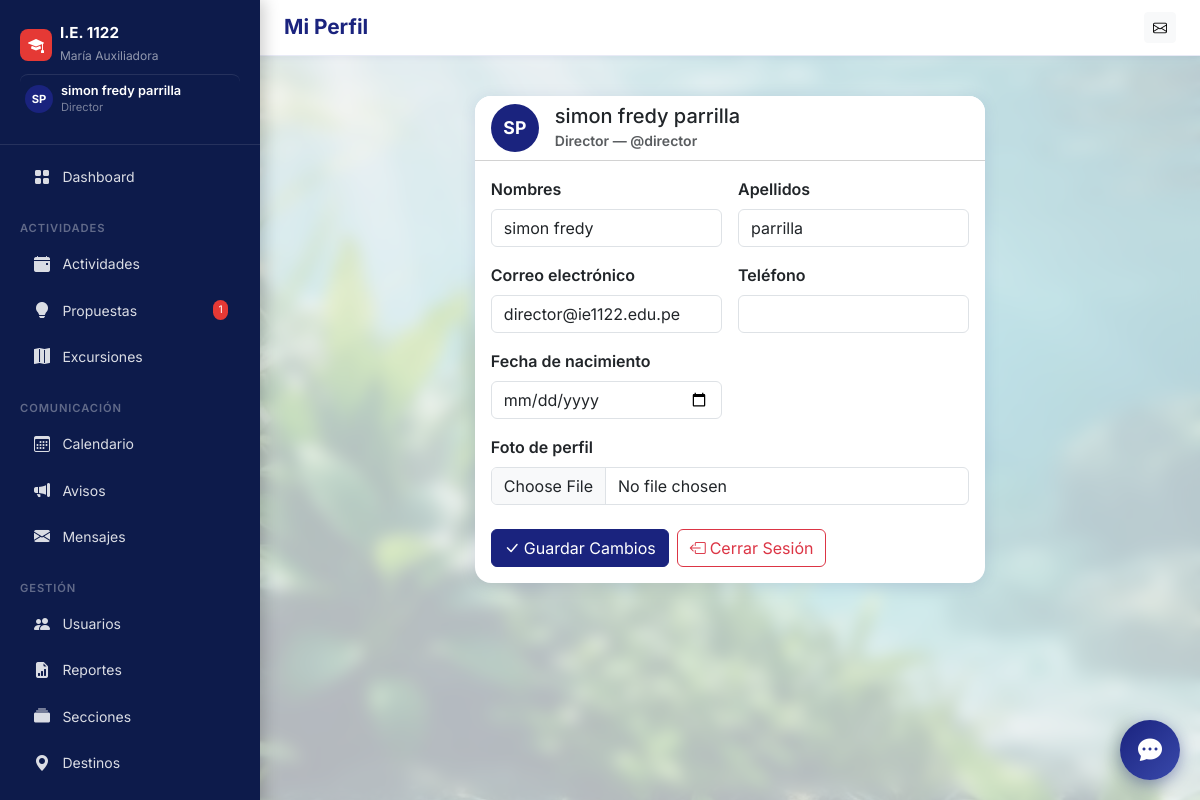
/perfil/ (signed in), run on the app's committed database.
### core/models.py (models this page shows, shortened)
class User(AbstractUser):
    ROLE_CHOICES = [
        ('director', 'Director'),
        ('docente', 'Docente'),
    ]
    role = models.CharField(max_length=20, choices=ROLE_CHOICES, default='docente', verbose_name='Rol')
    email = models.EmailField(unique=True, verbose_name='Correo electrónico')
    telefono = models.CharField(max_length=15, blank=True, verbose_name='Teléfono')
    fecha_nacimiento = models.DateField(null=True, blank=True, verbose_name='Fecha de nacimiento')
    foto_perfil = models.ImageField(upload_to='perfiles/', blank=True, null=True, verbose_name='Foto de perfil')
    seccion_asignada = models.CharField(max_length=50, blank=True, verbose_name='Sección / Grado asignado', help_text='Ej: 3B, 5A, ED.FISICA')
    class Meta:
        verbose_name = 'Usuario'
        verbose_name_plural = 'Usuarios'
    @property
    def is_director(self):
        return self.role == 'director'

### core/views.py (the view)
# urls.py: path('perfil/', views.perfil, name='perfil'),
@login_required
def perfil(request):
    form = PerfilForm(request.POST or None, request.FILES or None, instance=request.user)
    if request.method == 'POST' and form.is_valid():
        form.save()
        messages.success(request, 'Perfil actualizado correctamente.')
        return redirect('perfil')
    return render(request, 'perfil.html', {'form': form})

### core/forms.py
class PerfilForm(forms.ModelForm):
    class Meta:
        model = User
        fields = ['first_name', 'last_name', 'email', 'telefono', 'fecha_nacimiento', 'seccion_asignada', 'foto_perfil']
        widgets = {
            'first_name': forms.TextInput(attrs={'class': 'form-control'}),
            'last_name': forms.TextInput(attrs={'class': 'form-control'}),
            'email': forms.EmailInput(attrs={'class': 'form-control'}),
            'telefono': forms.TextInput(attrs={'class': 'form-control'}),
            'fecha_nacimiento': forms.DateInput(attrs={'class': 'form-control', 'type': 'date'}),
            'seccion_asignada': forms.TextInput(attrs={'class': 'form-control', 'placeholder': 'Ej: 3B, 5A, ED.FISICA'}),
            'foto_perfil': forms.ClearableFileInput(attrs={'class': 'form-control', 'accept': 'image/*'}),
        }
        labels = {
            'first_name': 'Nombres',
            'last_name': 'Apellidos',
            'email': 'Correo electrónico',
            'telefono': 'Teléfono',
            'fecha_nacimiento': 'Fecha de nacimiento',
            'seccion_asignada': 'Sección / Grado asignado',
            'foto_perfil': 'Foto de perfil',
        }

### core/context_processors.py (called while the page is built)
def global_context(request):
    if request.user.is_authenticated:
        mensajes_no_leidos = Mensaje.objects.filter(
            para_usuario=request.user, leido=False
        ).count()
        pendientes_count = 0
        if request.user.is_director:
            pendientes_count = PropuestaActividad.objects.filter(estado='pendiente').count()
        return {
            'mensajes_no_leidos': mensajes_no_leidos,
            'pendientes_count': pendientes_count,
        }
    return {}

### templates/perfil.html (shortened to what this page needs)
{% extends 'base.html' %}
{% block page_title %}Mi Perfil{% endblock %}
{% block content %}
<div class="row justify-content-center">
  <div class="col-lg-7">
    <div class="card">
      <div class="card-header bg-white d-flex align-items-center gap-3">
        {% if user.foto_perfil %}
        <img src="{{ user.foto_perfil.url }}" class="rounded-circle" width="48" height="48" style="object-fit:cover;">
        {% else %}
        <div class="avatar-placeholder" style="width:48px;height:48px;font-size:1.1rem;">
          {{ user.first_name|first|upper }}{{ user.last_name|first|upper }}
        </div>
        {% endif %}
        <div>
          <h5 class="mb-0">{{ user.get_full_name|default:user.username }}</h5>
          <small class="text-muted">{{ user.get_role_display }} — @{{ user.username }}
          </small>
        </div>
      </div>
      <div class="card-body">
        <form method="post" enctype="multipart/form-data">
          <div class="row g-3">
            <div class="col-md-6">
              <label class="form-label fw-semibold">Nombres</label>
              {{ form.first_name }}
            </div>
            <div class="col-md-6">
              <label class="form-label fw-semibold">Apellidos</label>
              {{ form.last_name }}
            </div>
            <div class="col-md-6">
              <label class="form-label fw-semibold">Correo electrónico</label>
              {{ form.email }}
            </div>
            <div class="col-md-6">
              <label class="form-label fw-semibold">Teléfono</label>
              {{ form.telefono }}
            </div>
            <div class="col-md-6">
              <label class="form-label fw-semibold">Fecha de nacimiento</label>
              {{ form.fecha_nacimiento }}
            </div>
            <div class="col-12">
              <label class="form-label fw-semibold">Foto de perfil</label>
              {{ form.foto_perfil }}
            </div>
          </div>
          <div class="mt-4 d-flex gap-2">
            <button type="submit" class="btn btn-primary">
              <i class="bi bi-check-lg me-1"></i>Guardar Cambios
            </button>
            <a href="{% url 'logout' %}" class="btn btn-outline-danger">
              <i class="bi bi-box-arrow-left me-1"></i>Cerrar Sesión
            </a>
          </div>
        </form>
      </div>
    </div>
  </div>
</div>
{% endblock %}

### templates/base.html (shortened to what this page needs)
<!DOCTYPE html>
<html lang="es">
<head>
  <link href="https://cdn.jsdelivr.net/npm/bootstrap@5.3.3/dist/css/bootstrap.min.css" rel="stylesheet">
  <link href="https://cdn.jsdelivr.net/npm/bootstrap-icons@1.11.3/font/bootstrap-icons.css" rel="stylesheet">
</head>
<body>
  <nav id="sidebar">
    <div class="sidebar-brand">
      <div class="d-flex align-items-center gap-2 mb-1">
        <div
          style="background:#e53935;width:32px;height:32px;border-radius:8px;display:flex;align-items:center;justify-content:center;">
          <i class="bi bi-mortarboard-fill text-white"></i>
        </div>
        <div>
          <h6>I.E. 1122</h6>
          <small>María Auxiliadora</small>
        </div>
      </div>
      {% if user.is_authenticated %}
      <a href="{% url 'perfil' %}" class="text-decoration-none d-flex align-items-center gap-2 mt-2 pt-2 profile-link"
        style="border-top:1px solid rgba(255,255,255,0.1)">
        {% if user.foto_perfil %}
        <img src="{{ user.foto_perfil.url }}" class="rounded-circle" width="28" height="28" style="object-fit:cover;">
        {% else %}
        <div class="avatar-placeholder" style="width:28px;height:28px;font-size:.7rem;">
          {{ user.first_name|first|upper }}{{ user.last_name|first|upper }}
        </div>
        {% endif %}
        <div>
          <div style="color:#fff;font-size:.8rem;font-weight:600;line-height:1.2;">
            {{ user.get_full_name|default:user.username }}
          </div>
          <div style="color:rgba(255,255,255,.45);font-size:.7rem;">
            {{ user.get_role_display }}
          </div>
        </div>
      </a>
      {% endif %}
    </div>
    <ul class="nav flex-column py-2">
      <li><a class="nav-link {% if request.resolver_match.url_name == 'dashboard' %}active{% endif %}"
          href="{% url 'dashboard' %}">
          <i class="bi bi-grid-fill"></i> Dashboard
        </a></li>
      <div class="nav-section">Actividades</div>
      <li><a class="nav-link {% if 'actividades' in request.path %}active{% endif %}"
          href="{% url 'actividades_lista' %}">
          <i class="bi bi-calendar-event-fill"></i> Actividades
        </a></li>
      <li><a class="nav-link {% if 'propuestas' in request.path %}active{% endif %}"
          href="{% url 'propuestas_lista' %}">
          <i class="bi bi-lightbulb-fill"></i> Propuestas
          {% if user.is_director %}
          {% with cnt=pendientes_count %}{% if cnt %}<span class="badge-count">{{ cnt }}</span>{% endif %}{% endwith %}
          {% endif %}
        </a></li>
      <li><a class="nav-link {% if 'excursiones' in request.path %}active{% endif %}"
          href="{% url 'excursiones_lista' %}">
          <i class="bi bi-map-fill"></i> Excursiones
        </a></li>
      <div class="nav-section">Comunicación</div>
      <li><a class="nav-link {% if 'calendario' in request.path %}active{% endif %}"
          href="{% url 'calendario_actividades' %}">
          <i class="bi bi-calendar3"></i> Calendario
        </a></li>
      <li><a class="nav-link {% if 'avisos' in request.path %}active{% endif %}" href="{% url 'avisos_lista' %}">
          <i class="bi bi-megaphone-fill"></i> Avisos
        </a></li>
      <li><a class="nav-link {% if 'mensajes' in request.path %}active{% endif %}" href="{% url 'mensajes_bandeja' %}">
          <i class="bi bi-envelope-fill"></i> Mensajes
        </a></li>
      {% if user.is_director %}
      <div class="nav-section">Gestión</div>
      <li><a class="nav-link {% if 'usuarios' in request.path %}active{% endif %}" href="{% url 'usuarios_lista' %}">
          <i class="bi bi-people-fill"></i> Usuarios
        </a></li>
      <li><a class="nav-link {% if 'reportes' in request.path %}active{% endif %}" href="{% url 'reportes_panel' %}">
          <i class="bi bi-file-earmark-bar-graph-fill"></i> Reportes
        </a></li>
      <li><a class="nav-link {% if 'secciones' in request.path %}active{% endif %}" href="{% url 'secciones_lista' %}">
          <i class="bi bi-collection-fill"></i> Secciones
        </a></li>
      <li><a class="nav-link {% if 'destinos' in request.path %}active{% endif %}" href="{% url 'destinos_lista' %}">
          <i class="bi bi-geo-alt-fill"></i> Destinos
        </a></li>
      <li><a class="nav-link" href="/admin/" target="_blank">
        </a></li>
      {% endif %}
    </ul>
  </nav>
  <div id="main-content">
    <div class="topbar d-flex align-items-center justify-content-between">
      <div class="d-flex align-items-center gap-3">
        <h1 class="page-title">{% block page_title %}{% endblock %}</h1>
      </div>
      <div class="d-flex align-items-center gap-2">
        <a href="{% url 'mensajes_bandeja' %}" class="btn btn-sm btn-light position-relative">
          <i class="bi bi-envelope"></i>
        </a>
      </div>
    </div>
    <div class="px-4 pt-3">
    </div>
    <main class="p-4">
      {% block content %}{% endblock %}
    </main>
  </div>
  <div id="chatbot-widget">
    <button id="chat-toggle" onclick="toggleChat()">
      <i class="bi bi-chat-dots-fill"></i>
    </button>
  </div>
</body>
</html>

### templates/base.html (style rules this page uses)
:root { --primary: #1a237e; --primary-light: #283593; --accent: #e53935; --sidebar-bg: #0d1b4b; --sidebar-text: rgba(255, 255, 255, 0.85); --sidebar-active: rgba(255, 255, 255, 0.15); --body-bg: #f0f2f8; --card-shadow: 0 2px 16px rgba(26, 35, 126, 0.10); }
body { font-family: 'Inter', sans-serif; background: url('/static/img/fondo_agua_plantas.png') no-repeat center center fixed; background-size: cover; min-height: 100vh; animation: dynamicBG 40s linear infinite alternate; }
#sidebar { backdrop-filter: blur(5px); box-shadow: 4px 0 15px rgba(0, 0, 0, 0.2); }
#sidebar { width: 260px; min-height: 100vh; background: var(--sidebar-bg); position: fixed; top: 0; left: 0; z-index: 1000; transition: all .3s ease; overflow-y: auto; }
#sidebar .sidebar-brand { padding: 1.5rem 1.25rem; border-bottom: 1px solid rgba(255, 255, 255, 0.1); }
#sidebar .sidebar-brand h6 { color: #fff; font-weight: 700; margin: 0; font-size: .95rem; }
#sidebar .sidebar-brand small { color: rgba(255, 255, 255, 0.55); font-size: .75rem; }
#sidebar .nav-link { color: var(--sidebar-text); padding: .6rem 1.25rem; border-radius: .5rem; margin: .1rem .75rem; display: flex; align-items: center; gap: .65rem; font-size: .875rem; transition: all .2s; }
#sidebar .nav-link i { width: 20px; text-align: center; font-size: 1rem; }
#sidebar .nav-section { color: rgba(255, 255, 255, 0.35); font-size: .7rem; font-weight: 600; text-transform: uppercase; letter-spacing: .08em; padding: .75rem 1.25rem .25rem; margin-top: .5rem; }
#sidebar .badge-count { background: var(--accent); color: #fff; font-size: .65rem; padding: .2em .5em; border-radius: 10px; margin-left: auto; }
#main-content { margin-left: 260px; min-height: 100vh; transition: margin .3s; background: rgba(240, 242, 248, 0.75); backdrop-filter: blur(8px); position: relative; }
.topbar { background: #fff; border-bottom: 1px solid #e8eaf6; padding: .75rem 1.5rem; position: sticky; top: 0; z-index: 900; box-shadow: 0 1px 8px rgba(26, 35, 126, 0.07); }
.page-title { font-size: 1.3rem; font-weight: 700; color: var(--primary); margin: 0; }
.card { border: none; border-radius: 1rem; box-shadow: var(--card-shadow); }
.card-header { border-radius: 1rem 1rem 0 0 !important; font-weight: 600; }
.btn-primary { background: var(--primary); border-color: var(--primary); }
.avatar-placeholder { width: 36px; height: 36px; border-radius: 50%; background: var(--primary); color: #fff; display: inline-flex; align-items: center; justify-content: center; font-weight: 700; font-size: .85rem; }
.profile-link { transition: background 0.2s ease; border-radius: 8px; padding: 5px; }
#chatbot-widget { position: fixed; bottom: 20px; right: 20px; z-index: 9999; font-family: inherit; }
#chat-toggle { width: 60px; height: 60px; border-radius: 50%; background: linear-gradient(135deg, #1a237e 0%, #3949ab 100%); color: white; border: none; box-shadow: 0 4px 15px rgba(26, 35, 126, 0.4); cursor: pointer; display: flex; align-items: center; justify-content: center; transition: transform 0.3s cubic-bezier(0.175, 0.885, 0.32, 1.275); }
#chat-toggle .bi { font-size: 1.5rem; }

### data on the page
User: first_name|first "S", last_name|first "P", get_full_name "simon fredy parrilla", role "Director", username "director", first_name "simon fredy", last_name "parrilla", email "director@ie1122.edu.pe"

### other printed values
{{ cnt }} "1"
